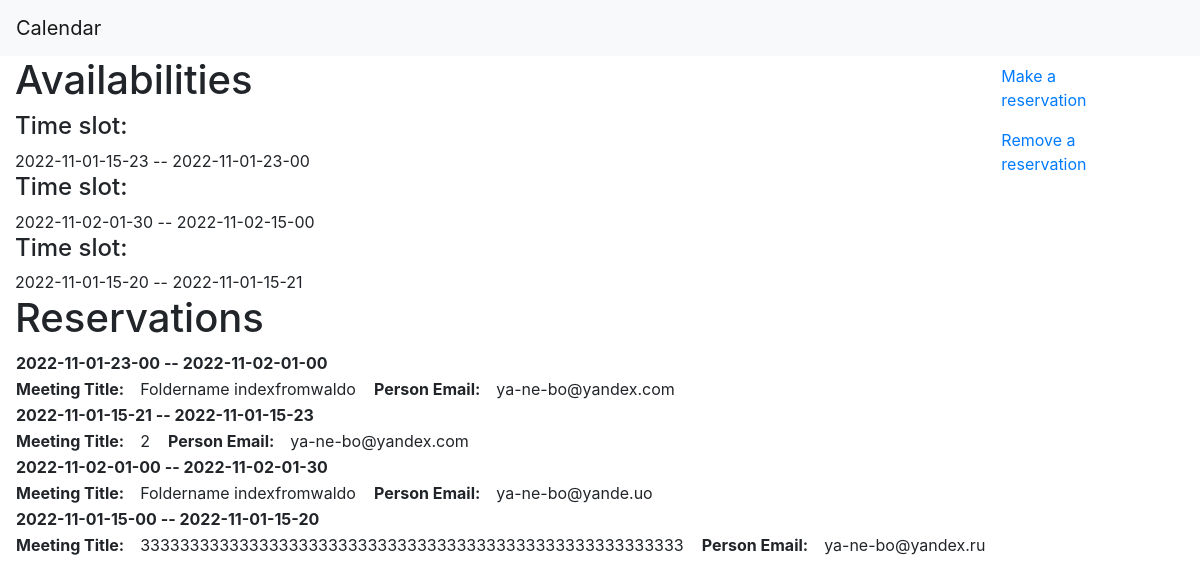
The page / on the database its author committed.
### tables this page shows
CREATE TABLE availabilities (
            id INTEGER NOT NULL PRIMARY KEY AUTOINCREMENT,
            start timestamp,
            end timestamp,
            start_formatted TEXT,
            end_formatted TEXT
        );

CREATE TABLE reservations (
            id INTEGER NOT NULL PRIMARY KEY AUTOINCREMENT,
            start timestamp,
            end timestamp,
            start_formatted TEXT,
            end_formatted TEXT,
            title TEXT,
            email TEXT
        );

### frontend.py (the view)
@frontend.route('/')
def index():
    backend = CalendarManager()
    return render_template('index.html',
                           availabilities=backend.get_all_availabilities(),
                           reservations=backend.get_all_reservations())

### backend.py (called while the page is built)
    def get_all_availabilities(self):
        with self.database:
            return self.database.execute('SELECT * FROM availabilities').fetchall()

    def get_all_reservations(self):
        with self.database:
            return self.database.execute('SELECT * FROM reservations').fetchall()

### templates/index.html
{% extends 'base.html' %}
{% block content %}
<a class="nav-link" href="{{url_for('create')}}">Make a reservation</a>
<a class="nav-link" href="{{url_for('remove')}}">Remove a reservation</a>
{% endblock %}

### templates/base.html (shortened to what this page needs)
<!doctype html>
<html lang="en">
  <head>
    <link rel="stylesheet" href="https://stackpath.bootstrapcdn.com/bootstrap/4.3.1/css/bootstrap.min.css"
>
  </head>
  <body>
    <nav class="navbar navbar-expand-md navbar-light bg-light">
        <a class="navbar-brand" href="{{ url_for('index')}}">Calendar</a>
    </nav>
    <div class="container" style="float:left; width: fit-content">
    <h1>{% block a %} Availabilities {% endblock %}</h1>
    {% for slot in availabilities %}
            <h4>Time slot:</h4>  {{ slot['start_formatted']}} -- {{slot['end_formatted'] }}
    {% endfor %}
    <h1>{% block r %} Reservations {% endblock %}</h1>
    {% for slot in reservations %}
        <table>
            <thead>
                <tr>
                    <th colspan="2">{{ slot['start_formatted']}} -- {{slot['end_formatted'] }}</th>
                </tr>
            </thead>
            <tbody>
                <tr>
                    <td><b>Meeting Title:&emsp;</b>{{slot['title']}}</td>
                    <td>&emsp;<b>Person Email:&emsp;</b>{{ slot['email'] }}</td>
                </tr>
            </tbody>
        </table>
    {% endfor %}
    </div>
    <div class="container">
        {% block content %} {% endblock %}
    </div>
  </body>
</html>

### rows shown on the page
availabilities: start_formatted "2022-11-01-15-23", end_formatted "2022-11-01-23-00"
availabilities: start_formatted "2022-11-02-01-30", end_formatted "2022-11-02-15-00"
availabilities: start_formatted "2022-11-01-15-20", end_formatted "2022-11-01-15-21"
reservations: start_formatted "2022-11-01-23-00", end_formatted "2022-11-02-01-00", title "Foldername indexfromwaldo", email "ya-ne-bo@yandex.com"
reservations: start_formatted "2022-11-01-15-21", end_formatted "2022-11-01-15-23", title "2", email "ya-ne-bo@yandex.com"
reservations: start_formatted "2022-11-02-01-00", end_formatted "2022-11-02-01-30", title "Foldername indexfromwaldo", email "ya-ne-bo@yande.uo"
reservations: start_formatted "2022-11-01-15-00", end_formatted "2022-11-01-15-20", title "3333333333333333333333333333333333333333333333333333333", email "ya-ne-bo@yandex.ru"
